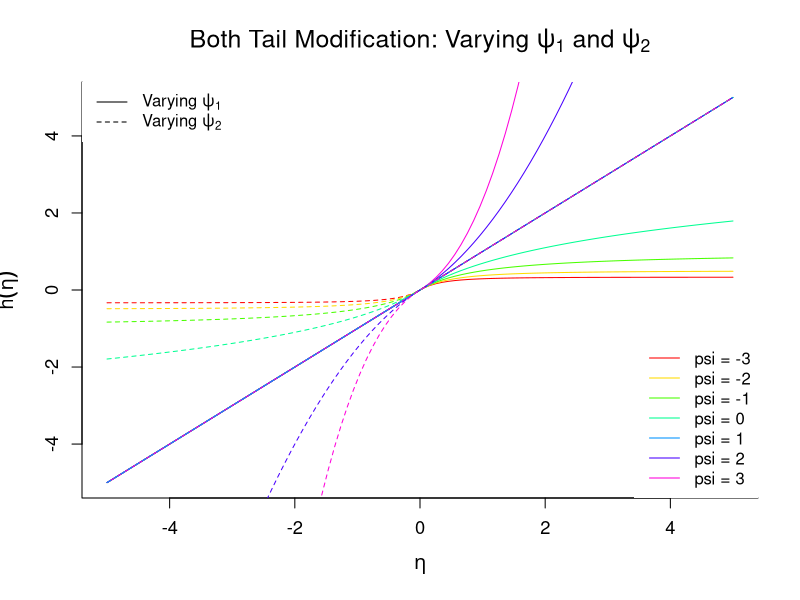

R code for this plot:
btm <- function(eta, eta0, psi1, psi2) {
  if (eta >= eta0) {
    if (psi1 == 0) return(eta0 + log(eta - eta0 + 1))
    return(eta0 + ((eta - eta0 + 1)^psi1 - 1) / psi1)
  } else {
    if (psi2 == 0) return(eta0 - log(-eta + eta0 + 1))
    return(eta0 - ((-eta + eta0 + 1)^psi2 - 1) / psi2)
  }
}


eta0 <- 0
eta_values <- seq(-5, 5, length.out = 100)
psi_values <- seq(-3, 3, by = 1)

colors <- rainbow(length(psi_values))

plot(eta_values, sapply(eta_values, btm, eta0 = eta0, psi1 = -3, psi2 = 1),
     type = "n", ylim = c(-5, 5), xlab = expression(eta), ylab = expression(h(eta)),
     main = expression("Both Tail Modification: Varying " * psi[1] * " and " * psi[2]),
     cex.main = 1.5, cex.lab = 1.2, cex.axis = 1.1, lwd = 1, bty = "l")

for (i in 1:length(psi_values)) {
  psi1 <- psi_values[i]
  lines(eta_values, sapply(eta_values, btm, eta0 = eta0, psi1 = psi1, psi2 = 1), 
        col = colors[i], lty = 1, lwd = 1)
}

for (i in 1:length(psi_values)) {
  psi2 <- psi_values[i]
  lines(eta_values, sapply(eta_values, btm, eta0 = eta0, psi1 = 1, psi2 = psi2), 
        col = colors[i], lty = 2, lwd = 1)
}

legend("topleft", legend = c(expression("Varying " * psi[1]), expression("Varying " * psi[2])),
       col = "black", lty = c(1, 2), lwd = 1, box.lty = 0)

legend("bottomright", legend = paste("psi =", psi_values), col = colors, lty = 1, lwd = 1, box.lty = 0)
